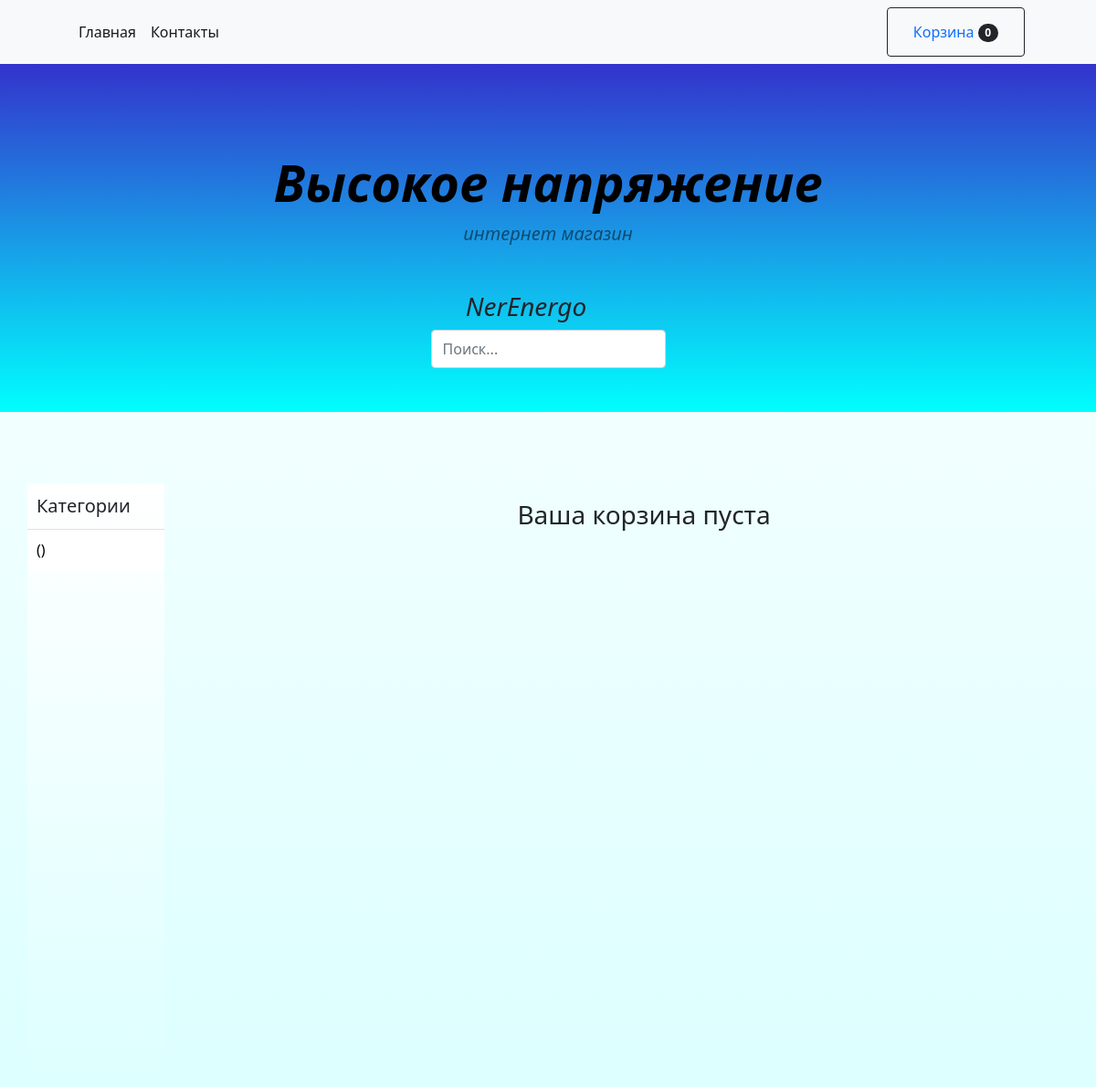
/cart/ (upper part), run on an earlier commit of the app's database.
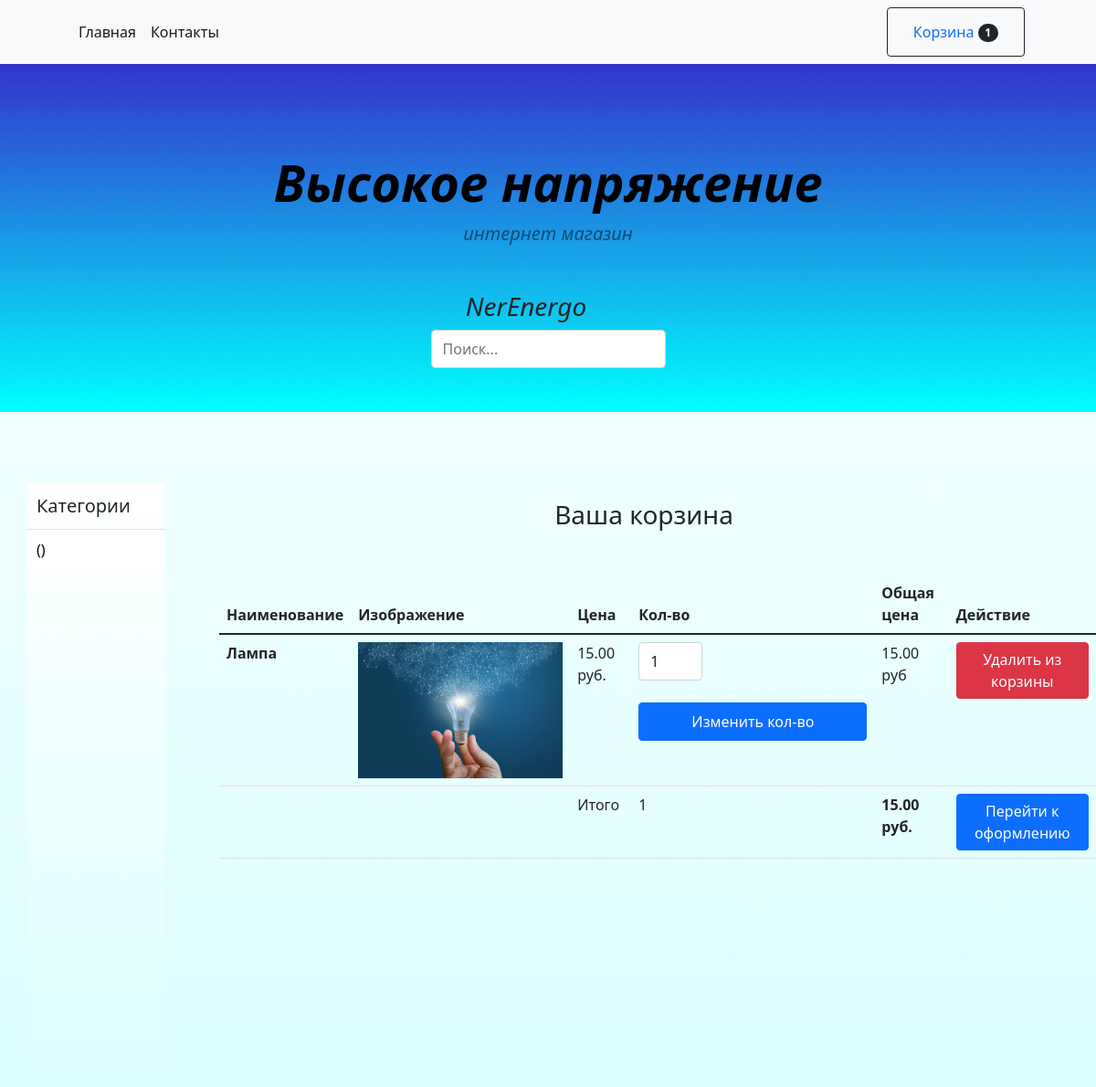
And on a later commit of the database.
### mainapp/models.py (models this page shows, shortened)
class Cart(models.Model):
	owner = models.ForeignKey('Customer', null=True, verbose_name='Владелец', on_delete=models.CASCADE)
	product = models.ManyToManyField(CartProduct, blank=True, related_name='related_cart')
	total_product = models.PositiveIntegerField(default=0)
	final_price = models.DecimalField(max_digits=9, default=0, decimal_places=2, verbose_name='Общая Цена')
	in_order = models.BooleanField(default=False)
	for_anonymous_user = models.BooleanField(default=False)

class CartProduct(models.Model):
	user = models.ForeignKey('Customer', null=True, verbose_name='Покупатель', on_delete=models.CASCADE)
	cart = models.ForeignKey('Cart', verbose_name='Корзина', on_delete=models.CASCADE, related_name="related_products")
	content_type = models.ForeignKey(ContentType, on_delete=models.CASCADE)
	object_id = models.PositiveIntegerField()
	content_object = GenericForeignKey('content_type', 'object_id')
	qty = models.PositiveIntegerField(default=1)
	final_price = models.DecimalField(max_digits=9, default=0, decimal_places=2, verbose_name='Общая Цена')

class Product(models.Model):
	category = models.ForeignKey(Category, verbose_name='Категория', on_delete=models.CASCADE)
	title = models.CharField(max_length=255, verbose_name="наименование")
	slug = models.SlugField(unique=True)
	image = models.ImageField(verbose_name='Изображение')
	description = models.TextField(verbose_name='описание', null=True)
	price = models.DecimalField(max_digits=9, decimal_places=2, verbose_name='Цена')
	count_view = models.PositiveIntegerField(default=0, verbose_name='Количество')
	def get_model_name(self):
		return self.__class__.__name__.lower()

class Lampa(Product):
	name = models.CharField(max_length=255, verbose_name='Наименование товара')
	seria = models.CharField(max_length=255, verbose_name='Серия')
	brand = models.CharField(max_length=255, verbose_name='Брэнд')
	articals = models.CharField(max_length=255, verbose_name='Артикул производителя')
	garant_time = models.CharField(max_length=255, verbose_name='Срок гарантии')
	created_cantry = models.CharField(max_length=255, verbose_name='Страна производитель')
	power = models.CharField(max_length=255, verbose_name='Мощность', blank=True)
	plinth = models.CharField(max_length=255, verbose_name='Цоколь')
	form_light = models.CharField(max_length=255, verbose_name='Форма Лампы', blank=True)

### mainapp/views.py (the view)
# urls.py: path('cart/', CartView.as_view(), name='cart'),
class CartView(CartMixin, View):
    def get(self, request, *args, **kwargs):
        categories = Category.objects.all()
        context = {
            'cart': self.cart,
            'categories': categories
        }
        return render(request, 'cart.html', context)

### mainapp/mixins.py (called while the page is built)
	def dispatch(self, request, *args, **kwargs):
		if request.user.is_authenticated:
			customer = Customer.objects.filter(user=request.user).first()
			if not customer:
				customer = Customer.objects.create(user=request.user)
			cart = Cart.objects.filter(owner=customer).first()
			if not cart:
				cart = Cart.objects.create(owner=customer)
		else:
			cart = Cart.objects.filter(for_anonymous_user=True).first()
			if not cart:
				cart = Cart.objects.create(for_anonymous_user=True)
		self.cart = cart
		return super().dispatch(request, *args, **kwargs)

### mainapp/templates/cart.html (shortened to what this page needs)
{% extends 'base.html' %}
{% block content %}
	<h3 class="text-center mt-5 mb-5" >Ваша корзина {% if not cart.product.count %}пуста{% endif %}</h3>
	{% if cart.product.count%}
	<table class="table" id="content-sec">
		<thead>
			<tr>
				<th scope="col">Наименование</th>
				<th scope="col">Изображение</th>
				<th scope="col">Цена</th>
				<th scope="col">Кол-во</th>
					<th scope="col">Общая цена</th>
				<th scope="col">Действие</th>
			</tr>
		</thead>
		<tbody>
	  	{% for item in cart.product.all %}
	  	<tr>
		  	<th scope="row">{{ item.content_object.title }}</th>
		  	<td class="w-25"><img src="{{ item.content_object.image.url }}" class="img-fluid"></td>
		  	<td>{{ item.content_object.price }} руб.</td>
		  	<td>
		  		<form action="{% url 'change_qty' ct_model=item.content_object.get_model_name slug=item.content_object.slug %}" method="POST">
		  			<input type="number" class="form-control" name="qty" style="width: 70px;" min="1" value="{{ item.qty }}">
		  			<br>
		  			<input type="submit" class="btn btn-primary" value="Изменить кол-во">
		  		</form>
		  	</td>
		  		<td>{{ item.final_price }} руб</td>
		  	<td>
		  		<a href="{% url 'delete_from_cart' ct_model=item.content_object.get_model_name slug=item.content_object.slug %}"><button class="btn btn-danger">Удалить из корзины</button>
		  	</td>
		</tr>
		{% endfor %}
			<tr>
				<td colspan="2"></td>
				<td>Итого</td>
				<td>{{ cart.total_product }}</td>
				<td><strong>{{ cart.final_price }} руб.</strong></td>
				<td><a href="{% url 'checkout' %}"><button class="btn btn-primary">Перейти к оформлению</button></a></td>
			</tr>
		</tbody>
	</table>
{% endif %}
{% endblock content %}

### mainapp/templates/base.html (shortened to what this page needs)
<!DOCTYPE html>
<html lang="en">
    <head>
        <link href="https://cdn.jsdelivr.net/npm/bootstrap@5.1.3/dist/css/bootstrap.min.css" rel="stylesheet">
    </head>
    <body>
        <nav class="navbar navbar-expand-lg navbar-light bg-light">
            <div class="container px-4 px-lg-5">
                <div class="collapse navbar-collapse">
                    <ul class="navbar-nav me-auto mb-2 mb-lg-0 ms-lg-6">
                        <li class="nav-item" ><a class="nav-link active" aria-current="page" href="{% url 'base.html' %}">Главная</a></li>
                        <li class="nav-item"><a class="nav-link active" aria-current="page" href="{% url 'contact' %}">Контакты</a></li>
                    </ul>
                    <form class="d-flex">
                        <button class="btn btn-outline-dark" type="submit">
                            <a class="nav-link" href="{% url 'cart' %}">Корзина<span class="badge bg-dark text-white ms-1 rounded-pill">{{cart.product.count}}</span></a>
                        </button>
                    </form>
                </div>
            </div>
        </nav>
        <header class=" py-5" id="header">
            <div class="container px-4 px-lg-5 my-5">
                <div class="text-center text-black" id="header_text">
                    <h1 class="display-4 fw-bolder">Высокое напряжение</h1>
                    <p class="lead fw-normal text-black-50 mb-0">интернет магазин</p>
                </div>
            </div>
            <div class="container d-flex flex-wrap justify-content-center" >
                <a href="{% url 'base.html' %}" class="d-flex mb-3 mb-lg-0 me-lg-5 text-dark text-decoration-none">
                    <span class="fs-4"><h3><em>NerEnergo</em></h3></span>
                </a>
            </div>
            <div class="container d-flex flex-wrap justify-content-center">
                <form class="col-12 col-lg-auto mb-3 mb-lg-0">
                    <input type="search" class="form-control" placeholder="Поиск..." aria-label="Search">
                </form>
            </div>
        </header>
        <section class="py-5" id="">
            <div class="nav-pan text-black" id="nav-pan" class="wrapper">
                <a href="/" class="d-flex align-items-center link-dark text-decoration-none border-bottom">
                    <span class="fs-5 fw-semibold align-items-center" id="nav-span">Категории</span>
                </a>
                {% load mptt_tags %}
                <ul class="menu">
                    {% recursetree categories %}
                    <li class="menu__list"><a href="/category/{{node.slug}}" {% if not node.is_child_node %} data-toggle="dropdown" aria-expanded="True" {% endif %}>{{ node.name }} ({{node.level}})</a>
                    </li>
                    {% endrecursetree %}
                </ul>
            </div>
            {% block content %}{% endblock content %}
        </section>
    </body>
</html>

What changed in the data, as far as the page shows it:
changed Cart: product.count "0" → "1"; total_product (not shown) → "1"; final_price (not shown) → "15.00"
added CartProduct: content_object "Лампа", content_object.image (picture), content_object.price "15.00", qty "1", final_price "15.00"
Also different on the page:
text no longer shown: "пуста"
text now shown: "Наименование Изображение Цена Кол-во Общая цена Действие Итого руб. Перейти к оформлению"
